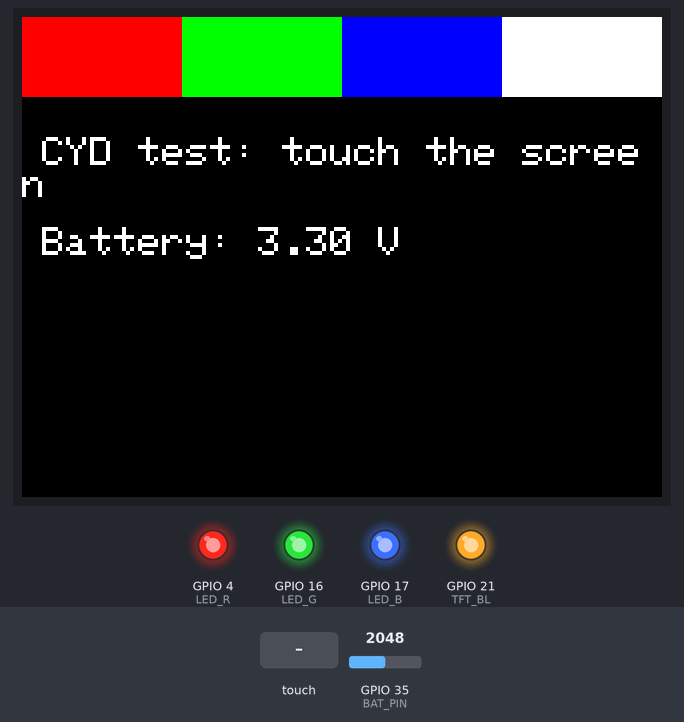
Bench run of a sketch on a simulated ESP32. Parts: 320×240 colour display, output pins drawn as LEDs (lit = HIGH). Inputs (shaded band) come from the test bench; at power-on: GPIO 35 (BAT_PIN) = 2048. What the sketch prints to the serial monitor is not drawn.

Above: at 1.6 s.
1.7 s: touch panel pressed at 13 % / 50 % of its raw x / y range
At 1.77 s:
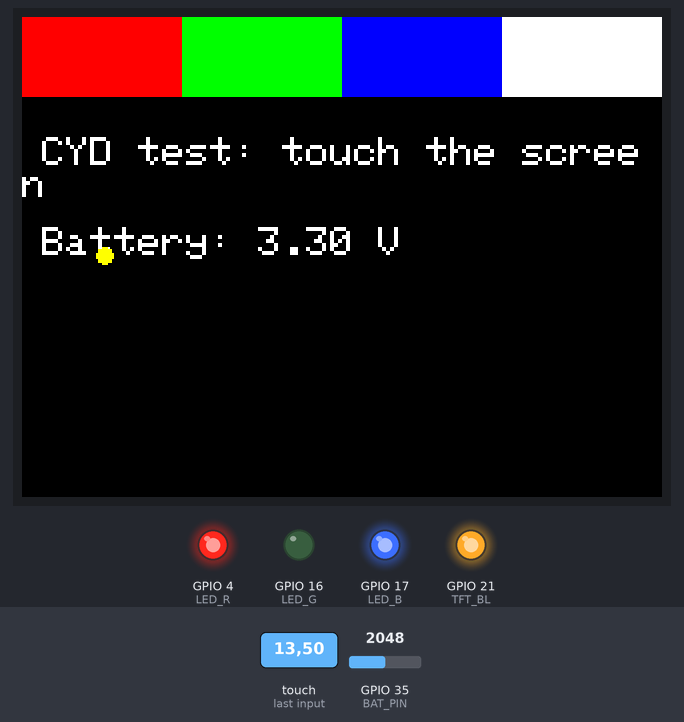
3.5 s: touch panel pressed at 13 % / 10 % of its raw x / y range
At 3.57 s:
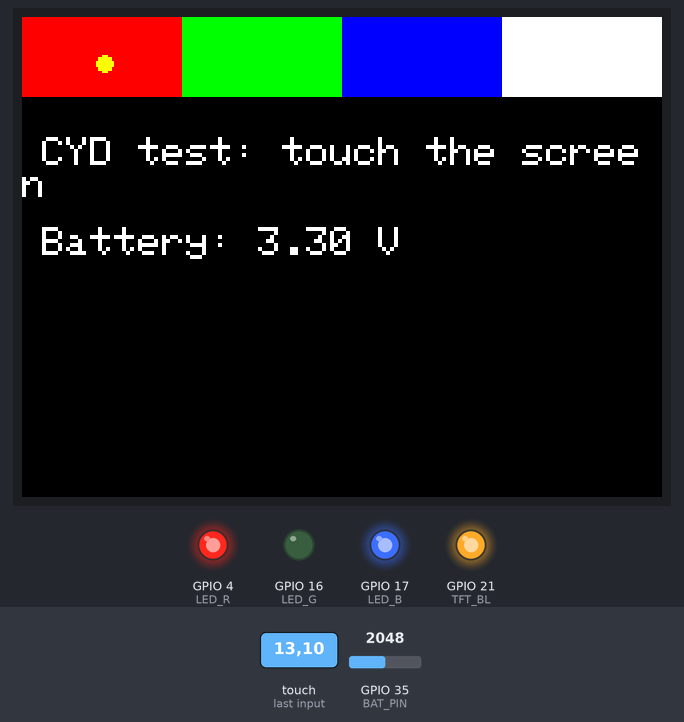
5.1 s: GPIO 35 (BAT_PIN) set to 2866
At 7.2 s:
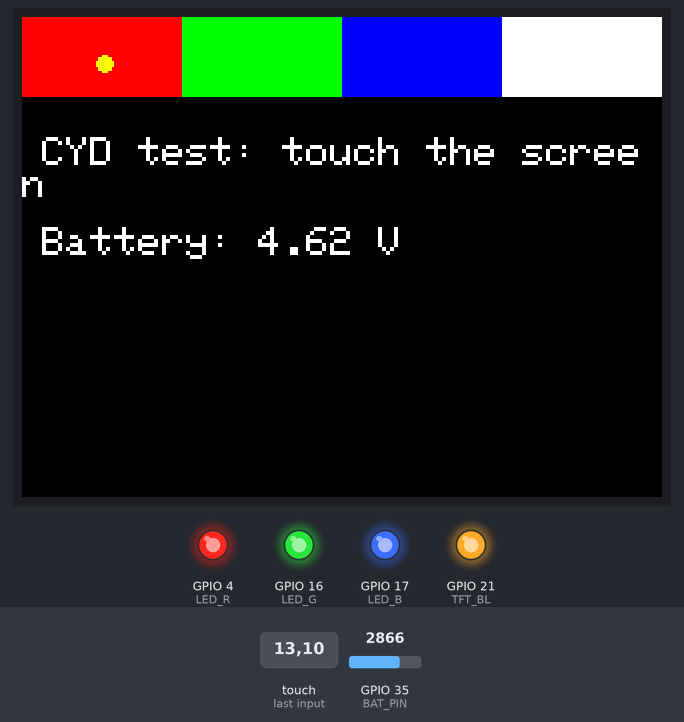
7.5 s: GPIO 35 (BAT_PIN) set to 3603
At 8.8 s:
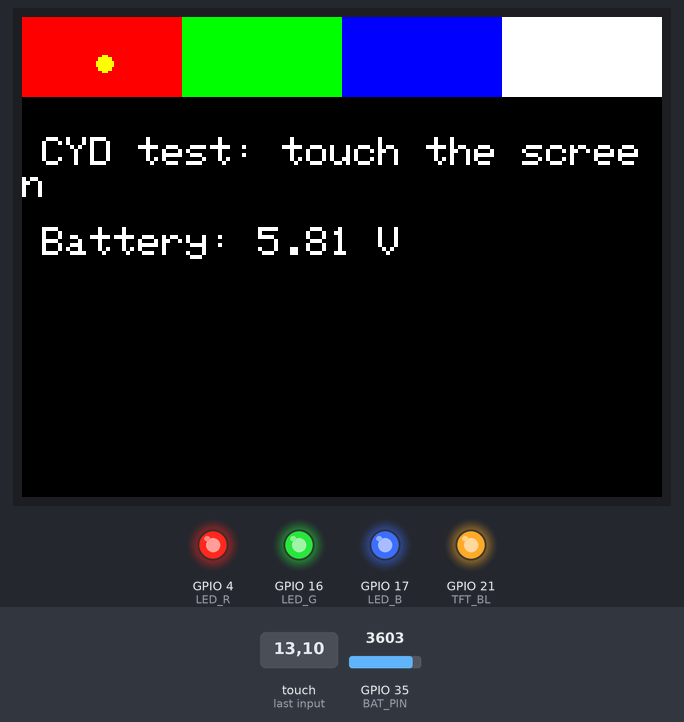
9.5 s: GPIO 35 (BAT_PIN) set to 4095
At 10.5 s:
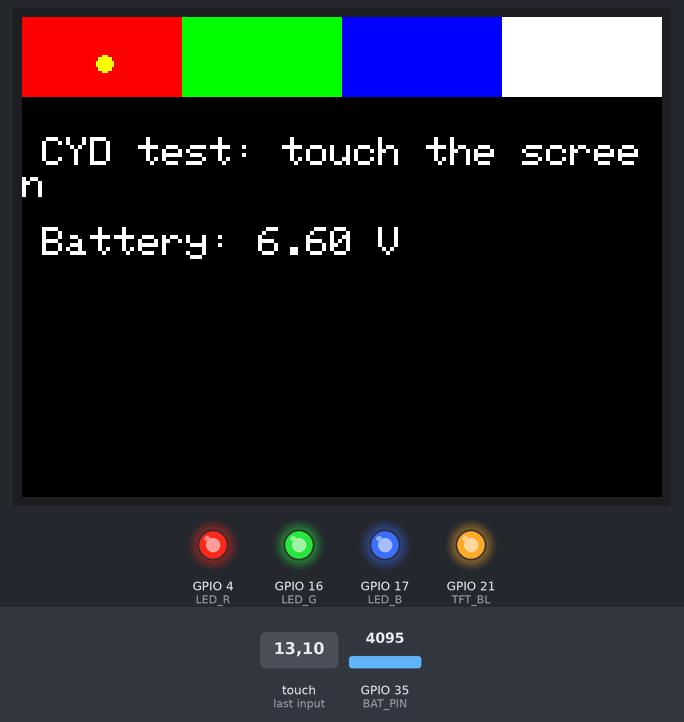
Timing chart, 0 to 12.5 s (numbered marks = the images above; inputs shaded):
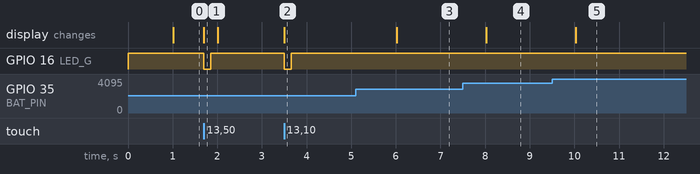

The sketch:

cyd_hardware_test.ino
```cpp
// CYDaddy hardware test for the CYD ESP32-2432S028 (ILI9341 + XPT2046).
// Written from the pin settings confirmed on our boards.
// NOTE: not compile-tested by the author of this guide. If a library call has changed, fix it and tell us.
// Libraries: "GFX Library for Arduino" (moononournation), "XPT2046_Touchscreen" (Paul Stoffregen)
// Board: ESP32 Dev Module. Hold BOOT while uploading until "Writing at..." shows, then press RST.
#include <Arduino_GFX_Library.h>
#include <SPI.h>
#include <XPT2046_Touchscreen.h>

#define TFT_BL 21
#define LED_R 4
#define LED_G 16
#define LED_B 17
#define BAT_PIN 35

Arduino_DataBus *bus = new Arduino_ESP32SPI(2 /*DC*/, 15 /*CS*/, 14 /*SCK*/, 13 /*MOSI*/, 12 /*MISO*/, HSPI);
Arduino_GFX *gfx = new Arduino_ILI9341(bus, GFX_NOT_DEFINED /*RST*/, 1 /*rotation*/);

SPIClass touchSPI(VSPI);
XPT2046_Touchscreen ts(33 /*CS*/, 36 /*IRQ*/);

void setup() {
  Serial.begin(115200);
  pinMode(LED_R, OUTPUT); pinMode(LED_G, OUTPUT); pinMode(LED_B, OUTPUT);
  digitalWrite(LED_R, HIGH); digitalWrite(LED_G, HIGH); digitalWrite(LED_B, HIGH); // LOW = on
  pinMode(TFT_BL, OUTPUT); digitalWrite(TFT_BL, HIGH);
  gfx->begin();
  gfx->invertDisplay(true);           // needed on our boards
  gfx->fillScreen(BLACK);
  touchSPI.begin(25 /*CLK*/, 39 /*MISO*/, 32 /*MOSI*/, 33 /*CS*/);
  ts.begin(touchSPI);
  ts.setRotation(1);
  // colour bars: should read red, green, blue, white left to right
  gfx->fillRect(0, 0, 80, 40, RED);
  gfx->fillRect(80, 0, 80, 40, GREEN);
  gfx->fillRect(160, 0, 80, 40, BLUE);
  gfx->fillRect(240, 0, 80, 40, WHITE);
  gfx->setTextColor(WHITE); gfx->setTextSize(2);
  gfx->setCursor(10, 60); gfx->print("CYD test: touch the screen");
}

void loop() {
  // battery on IO35 through two 100k resistors: volts = reading x 2
  static uint32_t t = 0;
  if (millis() - t > 1000) {
    t = millis();
    long sum = 0;
    for (int i = 0; i < 16; i++) sum += analogReadMilliVolts(BAT_PIN);
    float v = (sum / 16.0) * 2.0 / 1000.0;
    gfx->fillRect(0, 100, 320, 30, BLACK);
    gfx->setCursor(10, 105); gfx->printf("Battery: %.2f V", v);
    Serial.printf("battery %.2f V\n", v);
  }
  if (ts.touched()) {
    TS_Point p = ts.getPoint();
    int x = map(p.x, 200, 3700, 0, 319);
    int y = map(p.y, 240, 3800, 0, 239);
    x = constrain(x, 0, 319); y = constrain(y, 0, 239);
    gfx->fillCircle(x, y, 4, YELLOW);
    digitalWrite(LED_G, LOW);
  } else {
    digitalWrite(LED_G, HIGH);
  }
}
```

Measured:
- after the input at 1.7 s, GPIO 16 (LED_G): HIGH → LOW at once, → HIGH 0.15 s later; the display: changes at once (image 1)
- after the input at 3.5 s, GPIO 16 (LED_G): HIGH → LOW at once, → HIGH 0.15 s later; the display: changes at once (image 2)
- after the input at 5.1 s, the display: changes after 0.92 s (image 3)
- after the input at 7.5 s, the display: changes after 0.52 s (image 4)
- after the input at 9.5 s, the display: changes after 0.53 s (image 5)
